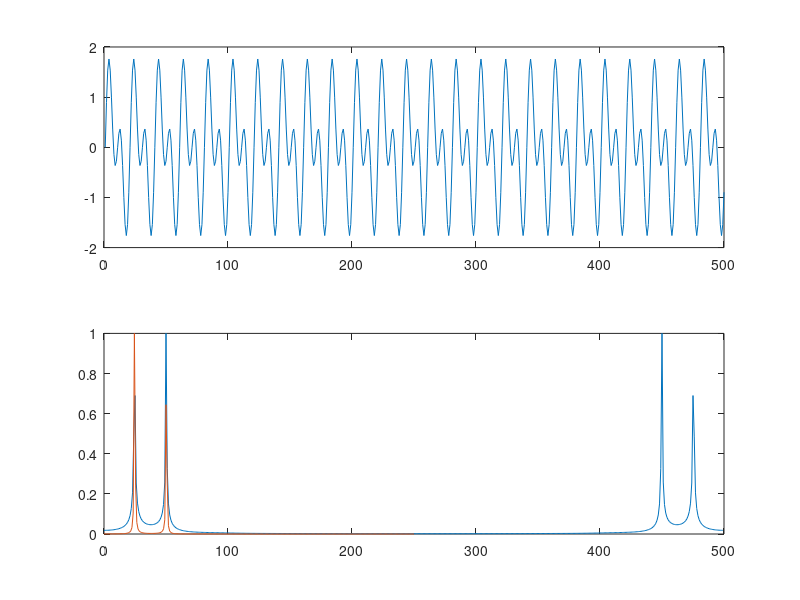

This figure's MATLAB source:
%-------------------------------------------------------------------------------
% Function 
%-------------------------------------------------------------------------------
function L04_ar_power_estimation_my()

% clear command window
clc;

% parameters
fs = 500; 
T = 1;
N = T * fs;
nFFT = 500; % fft resolution = fs / nFFT (Hz)

% time variable
dt = T / N;
t = (0:dt:(T - dt))'; % linspace(0, T, N)
df = fs / nFFT;
f = (0:df:(fs - df))'; % linspace(0, fs, nFFT)

% generate signal
f1 = 25; X1 = sin(2 * pi * t * f1);
f2 = 50; X2 = sin(2 * pi * t * f2);
x = X1 + X2 + 0.0 * randn(N, 1);

% Yule AR model
order = 12;
a = aryule(x, order);

% Fourier transform of AR coefficients
y = my_fft(a, nFFT); % fft(a, nFFT)

% power spectrum
Y = abs(1 ./ y);

% Yule power
U = pyulear(x, order);

% plot
subplot(2, 1, 1); plot(x);
subplot(2, 1, 2); 
plot(f, Y / max(Y)); hold on;
F = linspace(0, fs/2, length(U));
plot(F, U / max(U));

end % end 

%-------------------------------------------------------------------------------
% Function, my_fft()
%-------------------------------------------------------------------------------
function y = my_fft(x, nFFT)

N = length(x);
% correct length of x
if N < nFFT
  x = [x(:); zeros(nFFT - N, 1)];
end
N = length(x);
y = zeros(nFFT, 1); 
u = zeros(nFFT, 1);
t = (0:(N-1))';
for k = 0:(nFFT - 1)
  % relative frequency
  f = k / nFFT;
  % complex exponent
  y(k + 1) = sum(exp(1i * 2 * pi * t * f) .* x);
  % cos + 1i * sin
  u(k + 1) = sum(cos(2 * pi * t * f) .* x + ...
            1i * sin(2 * pi * t * f) .* x);
end

end % end

%-------------------------------------------------------------------------------
